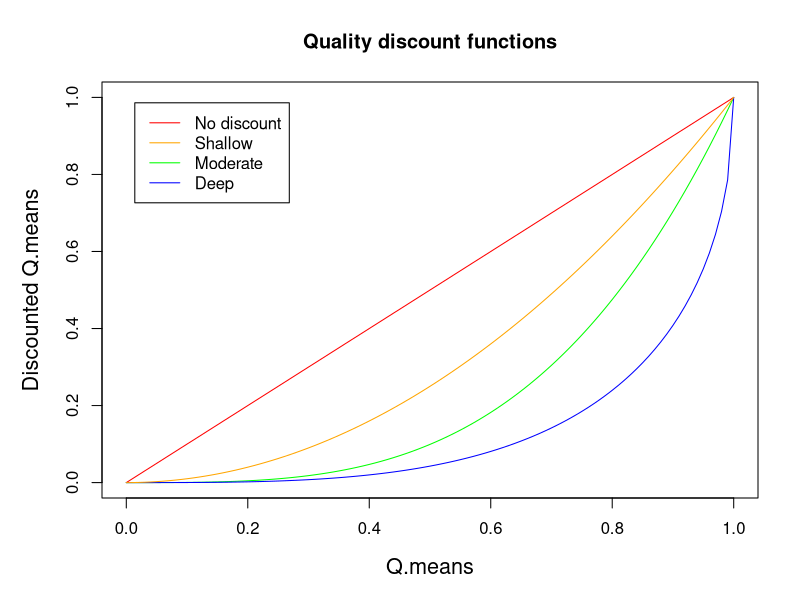
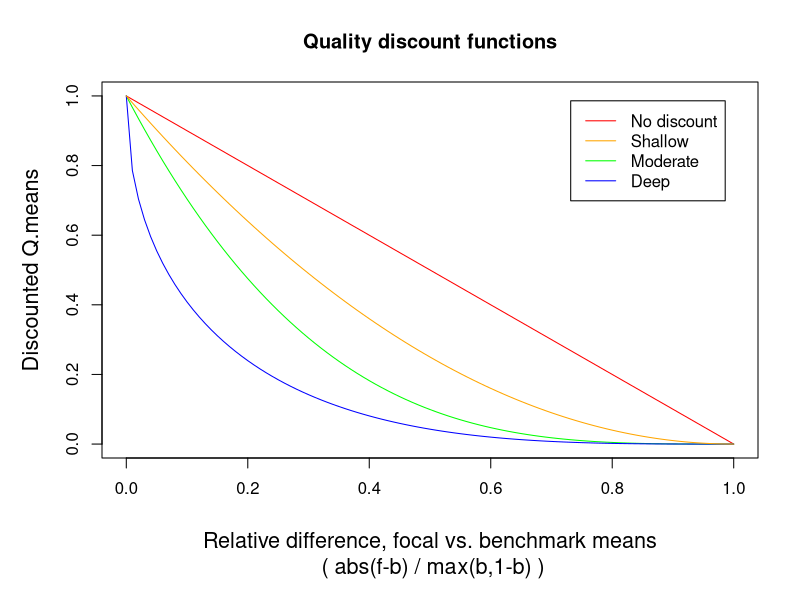
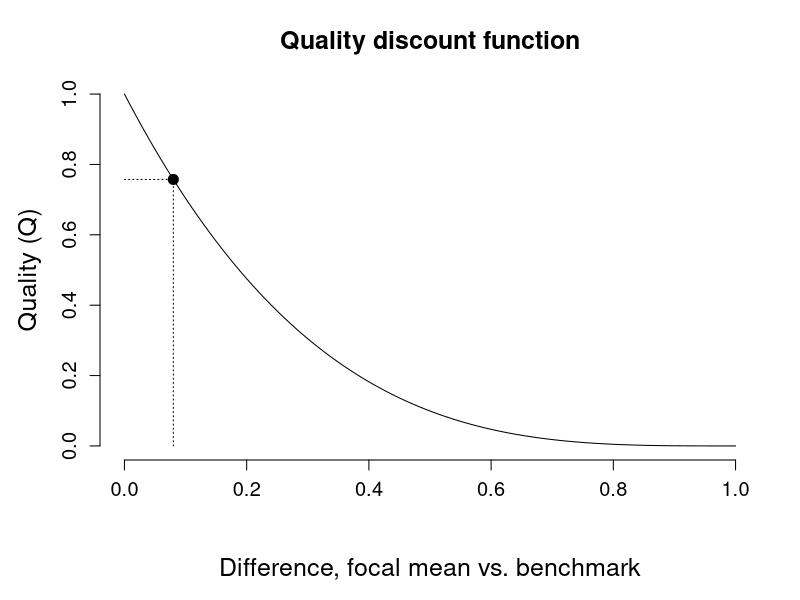

The R script that drew these images, in order:
# Tinkering with beta discount function
# for discounting q.dist

# Clear workspace
rm(list = ls())

#################################
# Parameters
# Each line is a set of parameters for one
# discount function
#################################
tr1.s1 <- 0.3
tr1.s2 <- 1 # Original transformation
tr2.s1 <- 0.3
tr2.s2 <- 2 # Deeper
tr3.s1 <- 0.5
tr3.s2 <- 1 # Shallower

#################################
# Generate the curves
#################################

# Original value of quality
q <- seq(0, 1, 0.01)

# Original value of proportional distance = (abs(f-b) / max(1-b,b))
pd <- seq(1, 0, -0.01)

# Transformed quality
q.tr1 <- qbeta(q, tr1.s1, tr1.s2) # Original transformation
q.tr2 <- qbeta(q, tr2.s1, tr2.s2)
q.tr3 <- qbeta(q, tr3.s1, tr3.s2)

#################################
# Plot Q transformed versus Q
#################################

op <- par(mar = c(5, 5, 4, 2) + 0.1) # Increase left & bottom margins

# 1:1 line
plot(q, q,
  type = "l", col = "red",
  main = "Quality discount functions",
  ylab = "Discounted Q.means",
  xlab = "Q.means",
  cex.lab = 1.3
)

# Transformations
lines(q, q.tr1, col = "green")
lines(q, q.tr2, col = "blue")
lines(q, q.tr3, col = "orange")

# Legend
legend("topleft",
  inset = .05,
  legend = c("No discount", "Shallow", "Moderate", "Deep"),
  col = c("red", "orange", "green", "blue"), ,
  lty = 1, cex = 1
)

par(op) # Reset the margins


# #################################
# Plot Q versus proportional difference
#################################

op <- par(mar = c(7, 5, 4, 2) + 0.1) # Increase lower margin

# 1:1 line
plot(pd, q,
  type = "l", col = "red",
  main = "Quality discount functions",
  ylab = "Discounted Q.means",
  xlab = "",
  cex.lab = 1.3
)

# Custom x label to control distance from axis
title(xlab = "Relative difference, focal vs. benchmark means\n ( abs(f-b) / max(b,1-b) )", line = 5, cex.lab = 1.3)

# Transformations
lines(pd, q.tr1, col = "green")
lines(pd, q.tr2, col = "blue")
lines(pd, q.tr3, col = "orange")

# Legend
legend("topright",
  inset = .05,
  legend = c("No discount", "Shallow", "Moderate", "Deep"),
  col = c("red", "orange", "green", "blue"), ,
  lty = 1, cex = 1
)

par(op) # Reset the margins

##################################
# Plot Q versus proportional difference
# Single algorithm only
#################################

# Set algorithm here
q.disc <- q.tr1

op <- par(mar = c(7, 5, 4, 2))

plot(pd, q.disc,
  type = "l", col = "black",
  main = "Quality discount function",
  ylab = "Quality (Q)",
  xlab = "",
  cex.lab = 1.5, cex.axis = 1.2, cex.main = 1.5, cex.sub = 1.5,
  frame.plot = FALSE
)

# add xample point and x,y lines
x <- 0.08
y <- 0.75734
segments(x, 0, x, y, lty = 3)
segments(0, y, x, y, lty = 3)
points(x, y, pch = 20, cex = 2)

# Custom x label to control distance from axis
# title(xlab="Relative difference, focal vs. benchmark means\n ( abs(f-b) / max(b,1-b) )", line=5, cex.lab=1.3 )
title(xlab = "Difference, focal mean vs. benchmark", line = 5, cex.lab = 1.5)

par(op) # Reset the margins
